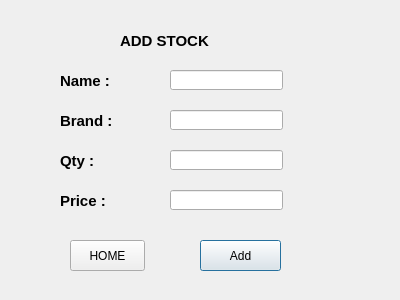
<?xml version="1.0" encoding="UTF-8"?>
<ui version="4.0">
 <class>Add</class>
 <widget class="QDialog" name="Add">
  <property name="geometry">
   <rect>
    <x>0</x>
    <y>0</y>
    <width>400</width>
    <height>300</height>
   </rect>
  </property>
  <property name="windowTitle">
   <string>Add Stock</string>
  </property>
  <widget class="QLabel" name="Name">
   <property name="geometry">
    <rect>
     <x>60</x>
     <y>70</y>
     <width>91</width>
     <height>21</height>
    </rect>
   </property>
   <property name="font">
    <font>
     <pointsize>11</pointsize>
     <weight>75</weight>
     <bold>true</bold>
    </font>
   </property>
   <property name="text">
    <string>Name :</string>
   </property>
  </widget>
  <widget class="QLabel" name="Brand">
   <property name="geometry">
    <rect>
     <x>60</x>
     <y>110</y>
     <width>91</width>
     <height>21</height>
    </rect>
   </property>
   <property name="font">
    <font>
     <pointsize>11</pointsize>
     <weight>75</weight>
     <bold>true</bold>
    </font>
   </property>
   <property name="text">
    <string>Brand :</string>
   </property>
  </widget>
  <widget class="QLabel" name="Qty">
   <property name="geometry">
    <rect>
     <x>60</x>
     <y>150</y>
     <width>91</width>
     <height>21</height>
    </rect>
   </property>
   <property name="font">
    <font>
     <pointsize>11</pointsize>
     <weight>75</weight>
     <bold>true</bold>
    </font>
   </property>
   <property name="text">
    <string>Qty :</string>
   </property>
  </widget>
  <widget class="QLabel" name="Price">
   <property name="geometry">
    <rect>
     <x>60</x>
     <y>190</y>
     <width>91</width>
     <height>21</height>
    </rect>
   </property>
   <property name="font">
    <font>
     <pointsize>11</pointsize>
     <weight>75</weight>
     <bold>true</bold>
    </font>
   </property>
   <property name="text">
    <string>Price :</string>
   </property>
  </widget>
  <widget class="QPushButton" name="AddStock">
   <property name="geometry">
    <rect>
     <x>200</x>
     <y>240</y>
     <width>81</width>
     <height>31</height>
    </rect>
   </property>
   <property name="text">
    <string>Add</string>
   </property>
  </widget>
  <widget class="QLineEdit" name="name">
   <property name="geometry">
    <rect>
     <x>170</x>
     <y>70</y>
     <width>113</width>
     <height>20</height>
    </rect>
   </property>
  </widget>
  <widget class="QLineEdit" name="brand">
   <property name="geometry">
    <rect>
     <x>170</x>
     <y>110</y>
     <width>113</width>
     <height>20</height>
    </rect>
   </property>
  </widget>
  <widget class="QLineEdit" name="qty">
   <property name="geometry">
    <rect>
     <x>170</x>
     <y>150</y>
     <width>113</width>
     <height>20</height>
    </rect>
   </property>
  </widget>
  <widget class="QLineEdit" name="price">
   <property name="geometry">
    <rect>
     <x>170</x>
     <y>190</y>
     <width>113</width>
     <height>20</height>
    </rect>
   </property>
  </widget>
  <widget class="QPushButton" name="Home">
   <property name="geometry">
    <rect>
     <x>70</x>
     <y>240</y>
     <width>75</width>
     <height>31</height>
    </rect>
   </property>
   <property name="text">
    <string>HOME</string>
   </property>
  </widget>
  <widget class="QLabel" name="Title">
   <property name="geometry">
    <rect>
     <x>120</x>
     <y>30</y>
     <width>91</width>
     <height>21</height>
    </rect>
   </property>
   <property name="font">
    <font>
     <pointsize>11</pointsize>
     <weight>75</weight>
     <bold>true</bold>
    </font>
   </property>
   <property name="text">
    <string>ADD STOCK</string>
   </property>
  </widget>
 </widget>
 <tabstops>
  <tabstop>name</tabstop>
  <tabstop>brand</tabstop>
  <tabstop>qty</tabstop>
  <tabstop>price</tabstop>
  <tabstop>AddStock</tabstop>
  <tabstop>Home</tabstop>
 </tabstops>
 <resources/>
 <connections/>
</ui>
